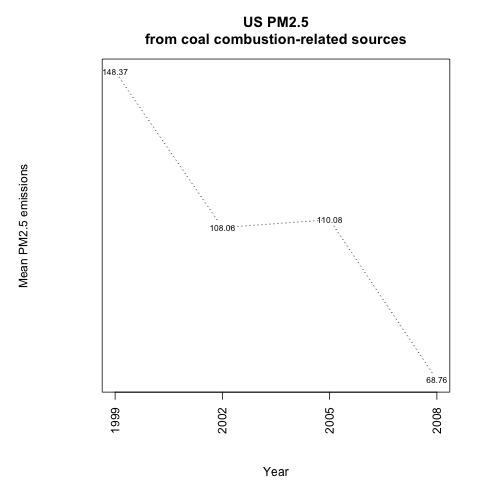

Generate this figure with R:
# Exploratory Data Analysis, Course Project 2

source('~/ExData_Plotting2/loadData.R')
library(sqldf)

# Use only data for coal combustion related sources and known counties
s <- subset(dat, grepl("Coal", EI.Sector) & ! is.na(as.numeric(fips)))

# Get the number of observations per county & year
f <- as.data.frame(unique(s$fips)) ; colnames(f) <- (c('fips'))
y <- sqldf('select fips, year, count(*) nr from s group by fips, year')

f <- cbind(f,sqldf('select y.nr "1999" from f left outer join y on y.year=1999 and y.fips=f.fips'))
f <- cbind(f,sqldf('select y.nr "2002" from f left outer join y on y.year=2002 and y.fips=f.fips'))
f <- cbind(f,sqldf('select y.nr "2005" from f left outer join y on y.year=2005 and y.fips=f.fips'))
f <- cbind(f,sqldf('select y.nr "2008" from f left outer join y on y.year=2008 and y.fips=f.fips'))

# Only use fips (ie: counties) that have measurements for each year
f <- subset(na.omit(f), select = c('fips'))
s <- subset(s, fips %in% f$fips)

t <- tapply(s$Emissions, s$year, mean)
x <- as.vector(dimnames(t)[[1]])
y <- as.vector(t)

png("plot4.png", width = 480, height = 480)

par(mar = c(op$mar[1]+1, op$mar[2]+3, op$mar[3], op$mar[4]), 
    mgp = c(op$mgp[1]+2, op$mgp[2], op$mgp[3])
)

plot(x, y, type = "b", pch = NA, xaxt = "n", yaxt = "n", lty = 3, 
     main = "US PM2.5\nfrom coal combustion-related sources", 
     xlab = "Year", 
     ylab = "Mean PM2.5 emissions"
)
axis(1, at = x, labels = x, las = 2)
text(x, y, labels = round(y, digits = 2), cex= 0.7)

dev.off()
